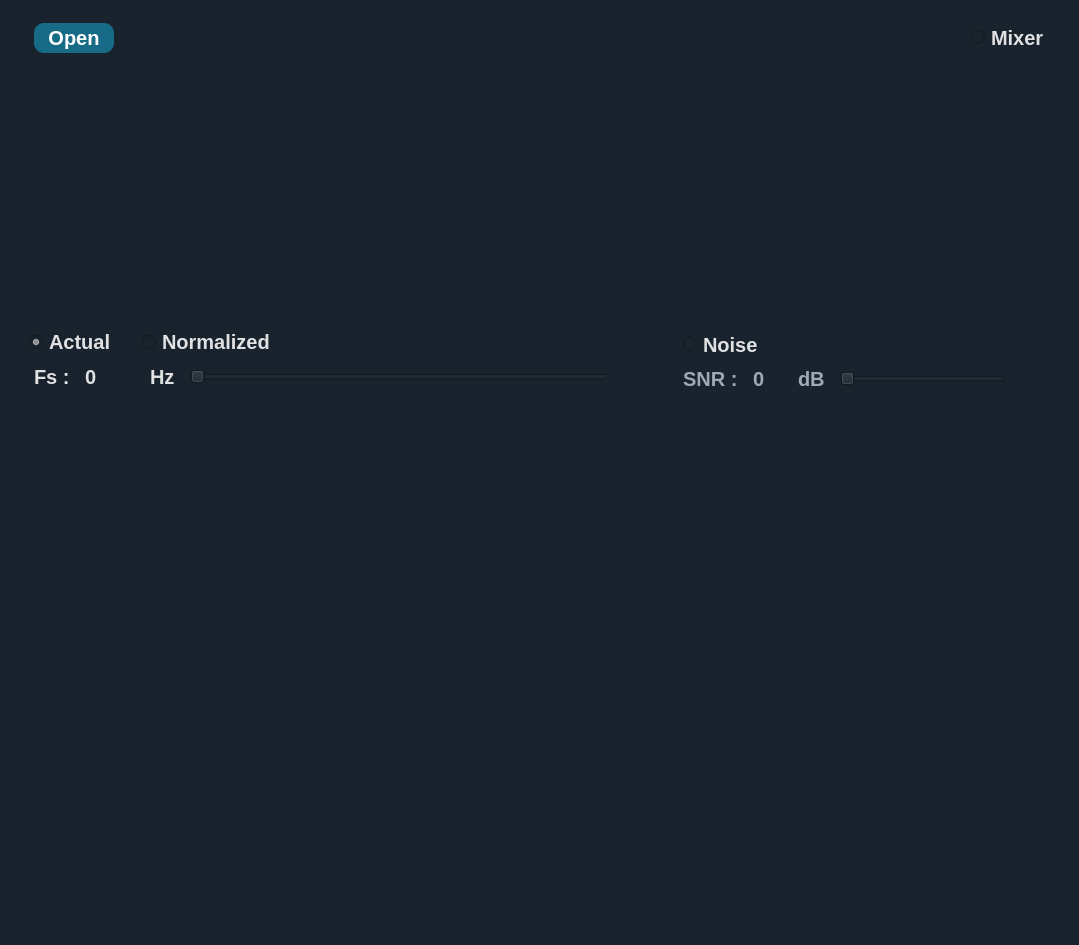
<?xml version="1.0" encoding="UTF-8"?>
<ui version="4.0">
 <class>MainWindow</class>
 <widget class="QMainWindow" name="MainWindow">
  <property name="geometry">
   <rect>
    <x>0</x>
    <y>0</y>
    <width>1079</width>
    <height>945</height>
   </rect>
  </property>
  <property name="minimumSize">
   <size>
    <width>0</width>
    <height>0</height>
   </size>
  </property>
  <property name="windowTitle">
   <string>MainWindow</string>
  </property>
  <property name="styleSheet">
   <string notr="true">QWidget {
  background-color: #19232D;
  border: 0px solid #455364;
  padding: 0px;
  color: #E0E1E3;
  selection-background-color: #346792;
  selection-color: #E0E1E3;
	font-family : Ubuntu;
font-size: 20px;
font-weight: bold;
}

QWidget:disabled {
  background-color: #19232D;
  color: #9DA9B5;
  selection-background-color: #26486B;
  selection-color: #9DA9B5;
}

QWidget::item:selected {
  background-color: #176B87;
}

QWidget::item:hover:!selected {
  background-color: rgba(23, 107, 135,50%);
}

QMainWindow::separator {
  background-color: #455364;
  border: 0px solid #19232D;
  spacing: 0px;
  padding: 2px;
}

QMainWindow::separator:hover {
  background-color: #60798B;
  border: 0px solid #1A72BB;
}

/*-------------------------------------------------------------------------------------------*/

QCheckBox {
  background-color: #FAFAFA;
  color: #19232D;
  spacing: 4px;
  outline: none;
  padding-top: 4px;
  padding-bottom: 4px;
}



QCheckBox QWidget:disabled {
  background-color: #FAFAFA;
  color: #788D9C;
}

QCheckBox::indicator {
  margin-left: 2px;
  height: 14px;
  width: 14px;
}

/*-------------------------------------------------------------------------------------------*/
QScrollBar:horizontal {
  height: 16px;
  margin: 2px 16px 2px 16px;
  border: 1px solid white;
  border-radius: 4px;
  background-color: rgb(25, 35, 45);
}

QScrollBar::handle:horizontal {
  background-color: #176B87;
  border: 1px solid #C9CDD0;
  border-radius: 4px;
  min-width: 8px;
}

QScrollBar::handle:horizontal:hover {
  background-color: rgba(23, 107, 135,80%);
  border:#4169E1;
  border-radius: 4px;
  min-width: 8px;
}

QScrollBar::handle:horizontal:focus {
  border: 1px solid red;
}
QScrollBar:vertical {
  background-color: rgb(25, 35, 45);
  width: 16px;
  margin: 16px 2px 16px 2px;
  border: 1px solid white;
  border-radius: 4px;
}


QScrollBar::handle:vertical {
  background-color: #176B87;
  border: 1px solid #C9CDD0;
  min-height: 8px;
  border-radius: 4px;
}

QScrollBar::handle:vertical:hover {
  background-color: rgba(23, 107, 135,80%);
  border: #9FCBFF;
  border-radius: 4px;
  min-height: 8px;
}

QScrollBar::handle:vertical:focus {
  border: 1px solid #73C7FF;
}


QScrollBar::add-line:horizontal {
  margin: 0px 0px 0px 0px;
  border-image: url(&quot;qss_icons/light/rc/arrow_right_disabled.png&quot;);
  height: 12px;
  width: 12px;
  subcontrol-position: right;
  subcontrol-origin: margin;
}

QScrollBar::add-line:horizontal:hover, QScrollBar::add-line:horizontal:on {
  border-image: url(&quot;qss_icons/light/rc/arrow_right.png&quot;);
  height: 12px;
  width: 12px;
  subcontrol-position: right;
  subcontrol-origin: margin;
}

QScrollBar::add-line:vertical {
  margin: 3px 0px 3px 0px;
  border-image: url(&quot;qss_icons/light/rc/arrow_down_disabled.png&quot;);
  height: 12px;
  width: 12px;
  subcontrol-position: bottom;
  subcontrol-origin: margin;
}

QScrollBar::add-line:vertical:hover, QScrollBar::add-line:vertical:on {
  border-image: url(&quot;qss_icons/light/rc/arrow_down.png&quot;);
  height: 12px;
  width: 12px;
  subcontrol-position: bottom;
  subcontrol-origin: margin;
}

QScrollBar::sub-line:horizontal {
  margin: 0px 3px 0px 3px;
  border-image: url(&quot;qss_icons/light/rc/arrow_left_disabled.png&quot;);
  height: 12px;
  width: 12px;
  subcontrol-position: left;
  subcontrol-origin: margin;
}

QScrollBar::sub-line:horizontal:hover, QScrollBar::sub-line:horizontal:on {
  border-image: url(&quot;qss_icons/light/rc/arrow_left.png&quot;);
  height: 12px;
  width: 12px;
  subcontrol-position: left;
  subcontrol-origin: margin;
}

QScrollBar::sub-line:vertical {
  margin: 3px 0px 3px 0px;
  border-image: url(&quot;qss_icons/light/rc/arrow_up_disabled.png&quot;);
  height: 12px;
  width: 12px;
  subcontrol-position: top;
  subcontrol-origin: margin;
}

QScrollBar::sub-line:vertical:hover, QScrollBar::sub-line:vertical:on {
  border-image: url(&quot;qss_icons/light/rc/arrow_up.png&quot;);
  height: 12px;
  width: 12px;
  subcontrol-position: top;
  subcontrol-origin: margin;
}

QScrollBar::up-arrow:horizontal, QScrollBar::down-arrow:horizontal {
  background: none;
}

QScrollBar::up-arrow:vertical, QScrollBar::down-arrow:vertical {
  background: none;
}


QScrollBar::add-page:horizontal, QScrollBar::sub-page:horizontal {
  background: none;
}

QScrollBar::add-page:vertical, QScrollBar::sub-page:vertical {
  background: none;
}

/*----------------------------------------------------------------------------------------*/
QPushButton{
 /*border:2px solid #05B8CC;*/
 background-color: #176B87;
 color:rgb(255, 255, 255);
 border-radius: 10px;
 font-weight:bold;
 font-size:16px;
  transition: 500ms;
}

QPushButton::hover{
 border: 1px solid #176B87;
 background-color: rgba(23, 107, 135,80%)
}
QPushButton:pressed {
 margin:1px 2px;
 font-size: 15px;
}
/*----------------------------------------------------------------------------------------*/</string>
  </property>
  <widget class="QWidget" name="centralwidget">
   <layout class="QVBoxLayout" name="verticalLayout">
    <item>
     <widget class="QFrame" name="header_fram">
      <property name="sizePolicy">
       <sizepolicy hsizetype="Preferred" vsizetype="Expanding">
        <horstretch>0</horstretch>
        <verstretch>0</verstretch>
       </sizepolicy>
      </property>
      <property name="minimumSize">
       <size>
        <width>0</width>
        <height>50</height>
       </size>
      </property>
      <property name="maximumSize">
       <size>
        <width>16777215</width>
        <height>60</height>
       </size>
      </property>
      <property name="styleSheet">
       <string notr="true"/>
      </property>
      <property name="frameShape">
       <enum>QFrame::StyledPanel</enum>
      </property>
      <property name="frameShadow">
       <enum>QFrame::Raised</enum>
      </property>
      <layout class="QHBoxLayout" name="horizontalLayout_12">
       <property name="spacing">
        <number>5</number>
       </property>
       <property name="leftMargin">
        <number>25</number>
       </property>
       <property name="topMargin">
        <number>0</number>
       </property>
       <property name="rightMargin">
        <number>25</number>
       </property>
       <property name="bottomMargin">
        <number>0</number>
       </property>
       <item>
        <widget class="QPushButton" name="open_btn">
         <property name="sizePolicy">
          <sizepolicy hsizetype="Maximum" vsizetype="Maximum">
           <horstretch>0</horstretch>
           <verstretch>0</verstretch>
          </sizepolicy>
         </property>
         <property name="minimumSize">
          <size>
           <width>80</width>
           <height>25</height>
          </size>
         </property>
         <property name="maximumSize">
          <size>
           <width>120</width>
           <height>30</height>
          </size>
         </property>
         <property name="styleSheet">
          <string notr="true">font-size: 20px;</string>
         </property>
         <property name="text">
          <string>Open</string>
         </property>
        </widget>
       </item>
       <item>
        <spacer name="horizontalSpacer_5">
         <property name="orientation">
          <enum>Qt::Horizontal</enum>
         </property>
         <property name="sizeHint" stdset="0">
          <size>
           <width>40</width>
           <height>20</height>
          </size>
         </property>
        </spacer>
       </item>
       <item>
        <widget class="QFrame" name="frame">
         <property name="sizePolicy">
          <sizepolicy hsizetype="Preferred" vsizetype="Expanding">
           <horstretch>0</horstretch>
           <verstretch>0</verstretch>
          </sizepolicy>
         </property>
         <property name="minimumSize">
          <size>
           <width>0</width>
           <height>50</height>
          </size>
         </property>
         <property name="maximumSize">
          <size>
           <width>16777215</width>
           <height>50</height>
          </size>
         </property>
         <property name="frameShape">
          <enum>QFrame::StyledPanel</enum>
         </property>
         <property name="frameShadow">
          <enum>QFrame::Raised</enum>
         </property>
         <layout class="QGridLayout" name="gridLayout">
          <property name="leftMargin">
           <number>0</number>
          </property>
          <property name="topMargin">
           <number>0</number>
          </property>
          <property name="rightMargin">
           <number>0</number>
          </property>
          <property name="bottomMargin">
           <number>0</number>
          </property>
          <property name="spacing">
           <number>0</number>
          </property>
          <item row="0" column="0">
           <widget class="QRadioButton" name="mixer_radioButton">
            <property name="font">
             <font>
              <family>Ubuntu</family>
              <pointsize>-1</pointsize>
              <weight>75</weight>
              <bold>true</bold>
             </font>
            </property>
            <property name="styleSheet">
             <string notr="true"/>
            </property>
            <property name="text">
             <string>Mixer</string>
            </property>
           </widget>
          </item>
         </layout>
        </widget>
       </item>
      </layout>
     </widget>
    </item>
    <item>
     <widget class="QFrame" name="main_frame">
      <property name="frameShape">
       <enum>QFrame::StyledPanel</enum>
      </property>
      <property name="frameShadow">
       <enum>QFrame::Raised</enum>
      </property>
      <layout class="QHBoxLayout" name="horizontalLayout" stretch="5,0">
       <property name="spacing">
        <number>0</number>
       </property>
       <property name="leftMargin">
        <number>0</number>
       </property>
       <property name="topMargin">
        <number>0</number>
       </property>
       <property name="rightMargin">
        <number>0</number>
       </property>
       <property name="bottomMargin">
        <number>0</number>
       </property>
       <item>
        <widget class="QFrame" name="graphs_frame">
         <property name="styleSheet">
          <string notr="true"/>
         </property>
         <property name="frameShape">
          <enum>QFrame::StyledPanel</enum>
         </property>
         <property name="frameShadow">
          <enum>QFrame::Raised</enum>
         </property>
         <layout class="QVBoxLayout" name="verticalLayout_2" stretch="5,0,5,5">
          <property name="spacing">
           <number>10</number>
          </property>
          <property name="leftMargin">
           <number>0</number>
          </property>
          <property name="topMargin">
           <number>0</number>
          </property>
          <property name="rightMargin">
           <number>20</number>
          </property>
          <property name="bottomMargin">
           <number>0</number>
          </property>
          <item>
           <widget class="QFrame" name="graph_view1">
            <property name="sizePolicy">
             <sizepolicy hsizetype="Preferred" vsizetype="Expanding">
              <horstretch>0</horstretch>
              <verstretch>0</verstretch>
             </sizepolicy>
            </property>
            <property name="styleSheet">
             <string notr="true"/>
            </property>
            <property name="frameShape">
             <enum>QFrame::StyledPanel</enum>
            </property>
            <property name="frameShadow">
             <enum>QFrame::Raised</enum>
            </property>
            <layout class="QVBoxLayout" name="verticalLayout_5">
             <item>
              <widget class="QGraphicsView" name="graphics_view1">
               <property name="minimumSize">
                <size>
                 <width>0</width>
                 <height>230</height>
                </size>
               </property>
               <property name="toolTip">
                <string>&lt;html&gt;&lt;head/&gt;&lt;body&gt;&lt;p&gt;click on a signal to activat&lt;/p&gt;&lt;p&gt;douple click for deactivate all signals&lt;/p&gt;&lt;/body&gt;&lt;/html&gt;</string>
               </property>
               <property name="styleSheet">
                <string notr="true"/>
               </property>
              </widget>
             </item>
            </layout>
           </widget>
          </item>
          <item>
           <layout class="QHBoxLayout" name="horizontalLayout_8" stretch="5,3">
            <item>
             <layout class="QVBoxLayout" name="verticalLayout_3">
              <property name="spacing">
               <number>0</number>
              </property>
              <property name="leftMargin">
               <number>20</number>
              </property>
              <property name="rightMargin">
               <number>20</number>
              </property>
              <item>
               <widget class="QFrame" name="frame_6">
                <property name="sizePolicy">
                 <sizepolicy hsizetype="Expanding" vsizetype="Expanding">
                  <horstretch>0</horstretch>
                  <verstretch>20</verstretch>
                 </sizepolicy>
                </property>
                <property name="minimumSize">
                 <size>
                  <width>0</width>
                  <height>0</height>
                 </size>
                </property>
                <property name="maximumSize">
                 <size>
                  <width>16777215</width>
                  <height>30</height>
                 </size>
                </property>
                <property name="frameShape">
                 <enum>QFrame::StyledPanel</enum>
                </property>
                <property name="frameShadow">
                 <enum>QFrame::Raised</enum>
                </property>
                <layout class="QHBoxLayout" name="horizontalLayout_4">
                 <property name="spacing">
                  <number>30</number>
                 </property>
                 <property name="leftMargin">
                  <number>0</number>
                 </property>
                 <property name="topMargin">
                  <number>0</number>
                 </property>
                 <property name="rightMargin">
                  <number>0</number>
                 </property>
                 <property name="bottomMargin">
                  <number>10</number>
                 </property>
                 <item>
                  <widget class="QRadioButton" name="actual_radioButton">
                   <property name="cursor">
                    <cursorShape>PointingHandCursor</cursorShape>
                   </property>
                   <property name="text">
                    <string>Actual</string>
                   </property>
                   <property name="checked">
                    <bool>true</bool>
                   </property>
                  </widget>
                 </item>
                 <item>
                  <widget class="QRadioButton" name="normalized_radioButton">
                   <property name="cursor">
                    <cursorShape>PointingHandCursor</cursorShape>
                   </property>
                   <property name="text">
                    <string>Normalized</string>
                   </property>
                  </widget>
                 </item>
                 <item>
                  <spacer name="horizontalSpacer_2">
                   <property name="orientation">
                    <enum>Qt::Horizontal</enum>
                   </property>
                   <property name="sizeHint" stdset="0">
                    <size>
                     <width>315</width>
                     <height>17</height>
                    </size>
                   </property>
                  </spacer>
                 </item>
                </layout>
               </widget>
              </item>
              <item>
               <widget class="QFrame" name="frame_7">
                <property name="sizePolicy">
                 <sizepolicy hsizetype="Minimum" vsizetype="Minimum">
                  <horstretch>0</horstretch>
                  <verstretch>0</verstretch>
                 </sizepolicy>
                </property>
                <property name="maximumSize">
                 <size>
                  <width>16777215</width>
                  <height>30</height>
                 </size>
                </property>
                <property name="frameShape">
                 <enum>QFrame::StyledPanel</enum>
                </property>
                <property name="frameShadow">
                 <enum>QFrame::Raised</enum>
                </property>
                <layout class="QHBoxLayout" name="horizontalLayout_5" stretch="1,0,0,17">
                 <property name="spacing">
                  <number>15</number>
                 </property>
                 <property name="leftMargin">
                  <number>5</number>
                 </property>
                 <property name="topMargin">
                  <number>0</number>
                 </property>
                 <property name="rightMargin">
                  <number>25</number>
                 </property>
                 <property name="bottomMargin">
                  <number>0</number>
                 </property>
                 <item>
                  <widget class="QLabel" name="frequency_label">
                   <property name="text">
                    <string>Fs :</string>
                   </property>
                  </widget>
                 </item>
                 <item>
                  <widget class="QLabel" name="frequency_value_label">
                   <property name="sizePolicy">
                    <sizepolicy hsizetype="Minimum" vsizetype="Preferred">
                     <horstretch>0</horstretch>
                     <verstretch>0</verstretch>
                    </sizepolicy>
                   </property>
                   <property name="minimumSize">
                    <size>
                     <width>50</width>
                     <height>0</height>
                    </size>
                   </property>
                   <property name="text">
                    <string>0</string>
                   </property>
                  </widget>
                 </item>
                 <item>
                  <widget class="QLabel" name="Fmax_label">
                   <property name="text">
                    <string>Hz</string>
                   </property>
                  </widget>
                 </item>
                 <item>
                  <widget class="QSlider" name="frequency_slider">
                   <property name="cursor">
                    <cursorShape>OpenHandCursor</cursorShape>
                   </property>
                   <property name="maximum">
                    <number>250</number>
                   </property>
                   <property name="singleStep">
                    <number>1</number>
                   </property>
                   <property name="pageStep">
                    <number>10</number>
                   </property>
                   <property name="value">
                    <number>0</number>
                   </property>
                   <property name="orientation">
                    <enum>Qt::Horizontal</enum>
                   </property>
                  </widget>
                 </item>
                </layout>
               </widget>
              </item>
             </layout>
            </item>
            <item>
             <layout class="QVBoxLayout" name="verticalLayout_4">
              <property name="leftMargin">
               <number>20</number>
              </property>
              <property name="rightMargin">
               <number>20</number>
              </property>
              <item>
               <widget class="QFrame" name="frame_8">
                <property name="maximumSize">
                 <size>
                  <width>16777215</width>
                  <height>30</height>
                 </size>
                </property>
                <property name="frameShape">
                 <enum>QFrame::StyledPanel</enum>
                </property>
                <property name="frameShadow">
                 <enum>QFrame::Raised</enum>
                </property>
                <layout class="QHBoxLayout" name="horizontalLayout_6" stretch="0">
                 <property name="spacing">
                  <number>0</number>
                 </property>
                 <property name="leftMargin">
                  <number>0</number>
                 </property>
                 <property name="topMargin">
                  <number>0</number>
                 </property>
                 <property name="rightMargin">
                  <number>0</number>
                 </property>
                 <property name="bottomMargin">
                  <number>0</number>
                 </property>
                 <item>
                  <widget class="QRadioButton" name="noise_radioButton">
                   <property name="sizePolicy">
                    <sizepolicy hsizetype="Minimum" vsizetype="Minimum">
                     <horstretch>0</horstretch>
                     <verstretch>0</verstretch>
                    </sizepolicy>
                   </property>
                   <property name="cursor">
                    <cursorShape>PointingHandCursor</cursorShape>
                   </property>
                   <property name="text">
                    <string>Noise</string>
                   </property>
                  </widget>
                 </item>
                </layout>
               </widget>
              </item>
              <item>
               <widget class="QFrame" name="frame_9">
                <property name="maximumSize">
                 <size>
                  <width>16777215</width>
                  <height>30</height>
                 </size>
                </property>
                <property name="frameShape">
                 <enum>QFrame::StyledPanel</enum>
                </property>
                <property name="frameShadow">
                 <enum>QFrame::Raised</enum>
                </property>
                <layout class="QHBoxLayout" name="horizontalLayout_7" stretch="1,0,0,9">
                 <property name="spacing">
                  <number>15</number>
                 </property>
                 <property name="leftMargin">
                  <number>0</number>
                 </property>
                 <property name="topMargin">
                  <number>0</number>
                 </property>
                 <property name="rightMargin">
                  <number>25</number>
                 </property>
                 <property name="bottomMargin">
                  <number>0</number>
                 </property>
                 <item>
                  <widget class="QLabel" name="SNR_label">
                   <property name="enabled">
                    <bool>false</bool>
                   </property>
                   <property name="text">
                    <string>SNR :</string>
                   </property>
                  </widget>
                 </item>
                 <item>
                  <widget class="QLabel" name="SNR_value_label">
                   <property name="enabled">
                    <bool>false</bool>
                   </property>
                   <property name="sizePolicy">
                    <sizepolicy hsizetype="Minimum" vsizetype="Preferred">
                     <horstretch>0</horstretch>
                     <verstretch>0</verstretch>
                    </sizepolicy>
                   </property>
                   <property name="minimumSize">
                    <size>
                     <width>30</width>
                     <height>0</height>
                    </size>
                   </property>
                   <property name="text">
                    <string>0</string>
                   </property>
                  </widget>
                 </item>
                 <item>
                  <widget class="QLabel" name="dB_label">
                   <property name="enabled">
                    <bool>false</bool>
                   </property>
                   <property name="text">
                    <string>dB</string>
                   </property>
                  </widget>
                 </item>
                 <item>
                  <widget class="QSlider" name="SNR_slider">
                   <property name="enabled">
                    <bool>false</bool>
                   </property>
                   <property name="cursor">
                    <cursorShape>OpenHandCursor</cursorShape>
                   </property>
                   <property name="maximum">
                    <number>10</number>
                   </property>
                   <property name="singleStep">
                    <number>1</number>
                   </property>
                   <property name="orientation">
                    <enum>Qt::Horizontal</enum>
                   </property>
                  </widget>
                 </item>
                </layout>
               </widget>
              </item>
             </layout>
            </item>
           </layout>
          </item>
          <item>
           <widget class="QFrame" name="graph_view2">
            <property name="sizePolicy">
             <sizepolicy hsizetype="Preferred" vsizetype="Expanding">
              <horstretch>0</horstretch>
              <verstretch>0</verstretch>
             </sizepolicy>
            </property>
            <property name="styleSheet">
             <string notr="true"/>
            </property>
            <property name="frameShape">
             <enum>QFrame::StyledPanel</enum>
            </property>
            <property name="frameShadow">
             <enum>QFrame::Raised</enum>
            </property>
            <layout class="QHBoxLayout" name="horizontalLayout_2">
             <item>
              <widget class="QGraphicsView" name="graphics_view2">
               <property name="minimumSize">
                <size>
                 <width>0</width>
                 <height>230</height>
                </size>
               </property>
               <property name="toolTip">
                <string>&lt;html&gt;&lt;head/&gt;&lt;body&gt;&lt;p&gt;click on a signal to activat&lt;/p&gt;&lt;p&gt;douple click for deactivate all signals&lt;/p&gt;&lt;/body&gt;&lt;/html&gt;</string>
               </property>
               <property name="styleSheet">
                <string notr="true"/>
               </property>
              </widget>
             </item>
            </layout>
           </widget>
          </item>
          <item>
           <widget class="QFrame" name="graph_view3">
            <property name="sizePolicy">
             <sizepolicy hsizetype="Preferred" vsizetype="Expanding">
              <horstretch>0</horstretch>
              <verstretch>0</verstretch>
             </sizepolicy>
            </property>
            <property name="styleSheet">
             <string notr="true"/>
            </property>
            <property name="frameShape">
             <enum>QFrame::StyledPanel</enum>
            </property>
            <property name="frameShadow">
             <enum>QFrame::Raised</enum>
            </property>
            <layout class="QHBoxLayout" name="horizontalLayout_3">
             <item>
              <widget class="QGraphicsView" name="graphics_view3">
               <property name="minimumSize">
                <size>
                 <width>0</width>
                 <height>230</height>
                </size>
               </property>
               <property name="toolTip">
                <string>&lt;html&gt;&lt;head/&gt;&lt;body&gt;&lt;p&gt;click on a signal to activat&lt;/p&gt;&lt;p&gt;douple click for deactivate all signals&lt;/p&gt;&lt;/body&gt;&lt;/html&gt;</string>
               </property>
               <property name="styleSheet">
                <string notr="true"/>
               </property>
              </widget>
             </item>
            </layout>
           </widget>
          </item>
         </layout>
        </widget>
       </item>
       <item>
        <widget class="QFrame" name="mixer_frame">
         <property name="sizePolicy">
          <sizepolicy hsizetype="Expanding" vsizetype="Expanding">
           <horstretch>0</horstretch>
           <verstretch>0</verstretch>
          </sizepolicy>
         </property>
         <property name="minimumSize">
          <size>
           <width>0</width>
           <height>0</height>
          </size>
         </property>
         <property name="maximumSize">
          <size>
           <width>0</width>
           <height>16777215</height>
          </size>
         </property>
         <property name="styleSheet">
          <string notr="true"/>
         </property>
         <property name="frameShape">
          <enum>QFrame::StyledPanel</enum>
         </property>
         <property name="frameShadow">
          <enum>QFrame::Raised</enum>
         </property>
         <layout class="QVBoxLayout" name="verticalLayout_6">
          <property name="spacing">
           <number>0</number>
          </property>
          <property name="leftMargin">
           <number>0</number>
          </property>
          <property name="topMargin">
           <number>0</number>
          </property>
          <property name="rightMargin">
           <number>7</number>
          </property>
          <property name="bottomMargin">
           <number>0</number>
          </property>
          <item>
           <widget class="QFrame" name="table_frame">
            <property name="frameShape">
             <enum>QFrame::StyledPanel</enum>
            </property>
            <property name="frameShadow">
             <enum>QFrame::Raised</enum>
            </property>
            <layout class="QGridLayout" name="gridLayout_2">
             <property name="leftMargin">
              <number>25</number>
             </property>
             <property name="topMargin">
              <number>0</number>
             </property>
             <property name="rightMargin">
              <number>0</number>
             </property>
             <property name="bottomMargin">
              <number>0</number>
             </property>
             <property name="spacing">
              <number>0</number>
             </property>
             <item row="0" column="0">
              <widget class="QTableWidget" name="table_of_signals">
               <property name="font">
                <font>
                 <family>Ubuntu</family>
                 <pointsize>-1</pointsize>
                 <weight>50</weight>
                 <bold>false</bold>
                </font>
               </property>
               <property name="cursor" stdset="0">
                <cursorShape>PointingHandCursor</cursorShape>
               </property>
               <property name="styleSheet">
                <string notr="true">QHeaderView::section{
	border: 1px solid #ccc;
	background-color: rgba(255, 255, 255, 0);
	font-size: 19px;

}

QTableWidget{
	border: none;
	  background-color: #19232D;
	font-size: 18px;
	font-weight: normal;
}
QTableWidget::item{
border: 1px solid #ccc;
}
</string>
               </property>
               <property name="cornerButtonEnabled">
                <bool>true</bool>
               </property>
               <attribute name="horizontalHeaderCascadingSectionResizes">
                <bool>false</bool>
               </attribute>
              </widget>
             </item>
            </layout>
           </widget>
          </item>
          <item>
           <layout class="QHBoxLayout" name="horizontalLayout_11">
            <property name="topMargin">
             <number>20</number>
            </property>
            <property name="bottomMargin">
             <number>20</number>
            </property>
            <item>
             <widget class="QPushButton" name="add_row_btn">
              <property name="sizePolicy">
               <sizepolicy hsizetype="Maximum" vsizetype="Minimum">
                <horstretch>0</horstretch>
                <verstretch>0</verstretch>
               </sizepolicy>
              </property>
              <property name="minimumSize">
               <size>
                <width>100</width>
                <height>30</height>
               </size>
              </property>
              <property name="maximumSize">
               <size>
                <width>150</width>
                <height>30</height>
               </size>
              </property>
              <property name="text">
               <string>Add Row</string>
              </property>
             </widget>
            </item>
            <item>
             <spacer name="horizontalSpacer">
              <property name="orientation">
               <enum>Qt::Horizontal</enum>
              </property>
              <property name="sizeType">
               <enum>QSizePolicy::Minimum</enum>
              </property>
              <property name="sizeHint" stdset="0">
               <size>
                <width>40</width>
                <height>20</height>
               </size>
              </property>
             </spacer>
            </item>
            <item>
             <widget class="QPushButton" name="mix_btn">
              <property name="sizePolicy">
               <sizepolicy hsizetype="Maximum" vsizetype="Minimum">
                <horstretch>0</horstretch>
                <verstretch>0</verstretch>
               </sizepolicy>
              </property>
              <property name="minimumSize">
               <size>
                <width>120</width>
                <height>30</height>
               </size>
              </property>
              <property name="maximumSize">
               <size>
                <width>150</width>
                <height>30</height>
               </size>
              </property>
              <property name="styleSheet">
               <string notr="true"/>
              </property>
              <property name="text">
               <string>Mix Signals</string>
              </property>
              <property name="flat">
               <bool>false</bool>
              </property>
             </widget>
            </item>
           </layout>
          </item>
          <item>
           <widget class="QGraphicsView" name="mixer_graph_view">
            <property name="minimumSize">
             <size>
              <width>0</width>
              <height>200</height>
             </size>
            </property>
            <property name="toolTip">
             <string>&lt;html&gt;&lt;head/&gt;&lt;body&gt;&lt;p&gt;click on a signal to activat&lt;/p&gt;&lt;p&gt;douple click for deactivate all signals&lt;/p&gt;&lt;/body&gt;&lt;/html&gt;</string>
            </property>
            <property name="styleSheet">
             <string notr="true"/>
            </property>
           </widget>
          </item>
          <item>
           <layout class="QHBoxLayout" name="horizontalLayout_10">
            <property name="topMargin">
             <number>20</number>
            </property>
            <item>
             <spacer name="horizontalSpacer_4">
              <property name="orientation">
               <enum>Qt::Horizontal</enum>
              </property>
              <property name="sizeType">
               <enum>QSizePolicy::Minimum</enum>
              </property>
              <property name="sizeHint" stdset="0">
               <size>
                <width>40</width>
                <height>20</height>
               </size>
              </property>
             </spacer>
            </item>
            <item>
             <widget class="QPushButton" name="add_btn">
              <property name="sizePolicy">
               <sizepolicy hsizetype="Maximum" vsizetype="Minimum">
                <horstretch>0</horstretch>
                <verstretch>0</verstretch>
               </sizepolicy>
              </property>
              <property name="minimumSize">
               <size>
                <width>60</width>
                <height>30</height>
               </size>
              </property>
              <property name="maximumSize">
               <size>
                <width>100</width>
                <height>30</height>
               </size>
              </property>
              <property name="styleSheet">
               <string notr="true"/>
              </property>
              <property name="text">
               <string>Add</string>
              </property>
             </widget>
            </item>
            <item>
             <spacer name="horizontalSpacer_3">
              <property name="orientation">
               <enum>Qt::Horizontal</enum>
              </property>
              <property name="sizeType">
               <enum>QSizePolicy::Minimum</enum>
              </property>
              <property name="sizeHint" stdset="0">
               <size>
                <width>40</width>
                <height>20</height>
               </size>
              </property>
             </spacer>
            </item>
           </layout>
          </item>
         </layout>
        </widget>
       </item>
      </layout>
     </widget>
    </item>
   </layout>
  </widget>
  <widget class="QStatusBar" name="statusbar"/>
 </widget>
 <resources/>
 <connections>
  <connection>
   <sender>SNR_slider</sender>
   <signal>valueChanged(int)</signal>
   <receiver>SNR_value_label</receiver>
   <slot>setNum(int)</slot>
   <hints>
    <hint type="sourcelabel">
     <x>872</x>
     <y>370</y>
    </hint>
    <hint type="destinationlabel">
     <x>767</x>
     <y>374</y>
    </hint>
   </hints>
  </connection>
  <connection>
   <sender>frequency_slider</sender>
   <signal>valueChanged(int)</signal>
   <receiver>frequency_value_label</receiver>
   <slot>setNum(int)</slot>
   <hints>
    <hint type="sourcelabel">
     <x>271</x>
     <y>375</y>
    </hint>
    <hint type="destinationlabel">
     <x>112</x>
     <y>379</y>
    </hint>
   </hints>
  </connection>
 </connections>
</ui>
